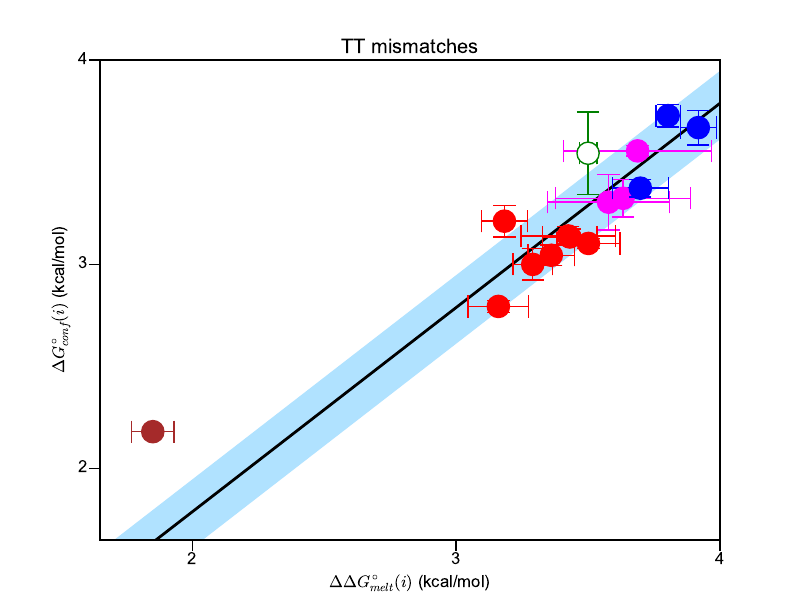

Write Python code to recreate this figure.
# Plot delta-melt correlation for TT mismatches
from sklearn.metrics import r2_score
from scipy.optimize import curve_fit
import math
import pandas as pd
from scipy.odr import *
import matplotlib.pyplot as plt
import numpy as np
import sys
from matplotlib import rcParams
import matplotlib as mpl
from uncertainties import ufloat
from uncertainties import unumpy
from scipy.stats import pearsonr

# Plot params
fs=12
fmt_point = 'o'
msize = 16
elw = 1
cpthick = 1
cpsize = 8
mewval = 1.0
at_color='r'
gc_color='orange'
coop_color = 'magenta'
rntp_color = 'green'
test_color = 'violet'

# Intiialize plots
# Initialize plot
# Plot params
rcParams['font.family'] = 'sans-serif'
rcParams['font.sans-serif'] = ['Arial']
rcParams['axes.linewidth'] = 1.

### Global variables
uv_values = []
uv_error = []
rd_values = []
rd_error = []


# Define fit function
def fit_func(B, x):
    return (B[0]*x) + B[1]

def linear_fit(x, m, b):
    return ((m*x)+b)

def linear_fit2(x, b):
    return ((x)+b)

def compute_deldelG(wt_filename, mt_filename, label, add_status):
    ''' Compute deldelG at temperature t '''
    # add status - controls whether data is added to plot correlation curve
    global uv_values, uv_error
    wt_data = pd.read_csv(wt_filename)
    mt_data = pd.read_csv(mt_filename)
    wt_delg = ufloat(wt_data[label].iloc[-2], wt_data[label].iloc[-1])
    mt_delg = ufloat(mt_data[label].iloc[-2], mt_data[label].iloc[-1])
    deldelg = mt_delg - wt_delg
    #print "WT = ", wt_delg, ", Mutant = ", mt_delg

    if add_status == 1:
        uv_values.append(float(unumpy.nominal_values(deldelg)))
        uv_error.append(float(unumpy.std_devs(deldelg)))
    return deldelg

def compute_delG(pop, pop_error, t, add_status):
    ''' given population, compute delG '''
    global rd_values, rd_error
    pop_mag = ufloat(pop, pop_error) / 100.0
    delg = (-8.314 * (273.16 + t) / 4184) * unumpy.log(pop_mag/(1-pop_mag))
    if add_status == 1:
        rd_values.append(float(unumpy.nominal_values(delg)))
        rd_error.append(float(unumpy.std_devs(delg)))
    return delg

def plot_point(uv, rd, color_pt):
    ''' Plot point on correlation plot '''
    if color_pt == 'unknown':
        plt.errorbar(unumpy.nominal_values(uv), unumpy.nominal_values(rd), yerr=unumpy.std_devs(rd), xerr=unumpy.std_devs(uv), color='green', fmt=fmt_point, markersize=msize, elinewidth=elw, capthick=cpthick, capsize=cpsize, mec='green', mew=mewval, zorder=100., mfc='white')
    else:
        plt.errorbar(unumpy.nominal_values(uv), unumpy.nominal_values(rd), yerr=unumpy.std_devs(rd), xerr=unumpy.std_devs(uv), color=color_pt, fmt=fmt_point, markersize=msize, elinewidth=elw, capthick=cpthick, capsize=cpsize, mec=color_pt, mew=mewval, zorder=50., mfc=color_pt)
    #pass

### Read data for getting correlation curve ###
a6dna_a16_ph4p4hs_ddg = compute_deldelG('a6dna_ph4.4hsnb/final_all/test.csv', 'a6dna_t16t9_ph4.4hsnb/final_all/test.csv', 'delG_25C', 1)
a6dna_a16_ph4p4hs_rd = compute_delG(0.888, 0.043, 25, 1)

a6dna_a16_ph5p4lsnb_17p5c_ddg = compute_deldelG('a6dna_ph5.4nb/final_all/test.csv', 'a6dna_t16t9_ph5.4nb/final_all/test.csv', 'delG_17.5C', 1)
a6dna_a16_ph5p4lsnb_17p5c_rd = compute_delG(0.463, 0.019, 17.5, 1)

a6dna_a16_ph5p4lsnb_20c_ddg = compute_deldelG('a6dna_ph5.4nb/final_all/test.csv', 'a6dna_t16t9_ph5.4nb/final_all/test.csv', 'delG_20.0C', 1)
a6dna_a16_ph5p4lsnb_20c_rd = compute_delG(0.459, 0.030, 20.0, 1)

a6dna_a16_ph5p4lsnb_22p5c_ddg = compute_deldelG('a6dna_ph5.4nb/final_all/test.csv', 'a6dna_t16t9_ph5.4nb/final_all/test.csv', 'delG_22.5C', 1)
a6dna_a16_ph5p4lsnb_22p5c_rd = compute_delG(0.559, 0.047, 22.5, 1)

a6dna_a16_ph5p4lsnb_25c_ddg = compute_deldelG('a6dna_ph5.4nb/final_all/test.csv', 'a6dna_t16t9_ph5.4nb/final_all/test.csv', 'delG_25C', 1)
a6dna_a16_ph5p4lsnb_25c_rd = compute_delG(0.629, 0.081, 25.0, 1)

a6dna_ra16_ph5p4_10c_ddg = compute_deldelG('a6dna_ra16_ph5.4nb/final_all/test.csv', 'a6dna_rt16_ph5.4nb/final_all/test.csv', 'delG_10C', 1)
a6dna_ra16_ph5p4_10c_rd = compute_delG(0.180, 0.008, 10, 1)

a6dna_ra16_ph5p4_12p5c_ddg = compute_deldelG('a6dna_ra16_ph5.4nb/final_all/test.csv', 'a6dna_rt16_ph5.4nb/final_all/test.csv', 'delG_12.5C', 1)
a6dna_ra16_ph5p4_12p5c_rd = compute_delG(0.286, 0.046, 12.5, 1)

a6dna_ra16_ph5p4_15c_ddg = compute_deldelG('a6dna_ra16_ph5.4nb/final_all/test.csv', 'a6dna_rt16_ph5.4nb/final_all/test.csv', 'delG_15C', 1)
a6dna_ra16_ph5p4_15c_rd = compute_delG(0.311, 0.074, 15, 1)
#print a6dna_ra16_ph5p4_10c_ddg, a6dna_ra16_ph5p4_12p5c_ddg, a6dna_ra16_ph5p4_15c_ddg

a6dna_a16_ph5p4hsnb_25c_ddg = compute_deldelG('a6dna_ph5.4nbhs/final_all/test.csv', 'a6dna_t16t9_ph5.4hsnb/final_all/test.csv', 'delG_25C', 1)
a6dna_a16_ph5p4hsnb_25c_rd = compute_delG(0.498, 0.038, 25., 1)

a6dnam1g_a16_ph5p4hsnb_ddg = compute_deldelG('a6dna_m1g10_ph5.4hsnb/final_all/test.csv', 'a6dna_m1g10_t16t9_ph5.4hsnb/final_all/test.csv', 'delG_25C', 1)
a6dnam1g_a16_ph5p4hsnb_rd = compute_delG(2.460, 0.041, 25, 1)

# weak rd
a2dna_a16_ph6p9hb_25c_ddg = compute_deldelG('a2dna_ph6.8nb/final_all/test.csv', 'a2dna_t16t9_ph6.8nb/final_all/test.csv', 'delG_25C',0)
a2dna_a16_ph6p9hb_25c_rd = compute_delG(0.252, 0.086, 25., 0)

a6dna_a16_ph6p8_ddg = compute_deldelG('a6dna_ph6.8nb/final_all/test.csv', 'a6dna_t16t9_ph6.8nb/final_all/test.csv', 'delG_25C', 1)
a6dna_a16_ph6p8_rd = compute_delG(0.441, 0.058, 25, 1)

a6dna_a21_ph6p8_25c_ddg = compute_deldelG('a6dna_ph6.8nb/final_all/test.csv', 'a6dna_t21t4_ph6.8nb/final_all/test.csv', 'delG_25C', 1)
a6dna_a21_ph6p8_25c_rd = compute_delG(0.204, 0.029, 25, 1)

a6dna_a21_ph6p8_30c_ddg = compute_deldelG('a6dna_ph6.8nb/final_all/test.csv', 'a6dna_t21t4_ph6.8nb/final_all/test.csv', 'delG_30C', 1)
a6dna_a21_ph6p8_30c_rd = compute_delG(0.205, 0.019, 30, 1)

a6dna_a21_ph4p4hs_30c_ddg = compute_deldelG('a6dna_ph4.4hsnb/final_all/test.csv', 'a6dna_t21t4_ph4.4hsnb/final_all/test.csv', 'delG_30C', 1)
a6dna_a21_ph4p4hs_30c_rd = compute_delG(0.369, 0.026, 30, 1)
#print a6dna_a21_ph4p4hs_30c_ddg, a6dna_a21_ph4p4hs_30c_rd

print 'Number of UV data points = ', len(uv_values), len(uv_error)
print 'Number of NMR RD data points = ', len(rd_values), len(rd_error)

# convert to arrays
rd_values = np.array(rd_values)
rd_error = np.array(rd_error)
uv_values = np.array(uv_values)
uv_error = np.array(uv_error)

# Initialize MC iterations
mc_iterations = 10000

# initialize error matrices
uv_error_matrix = np.zeros((mc_iterations, len(uv_values)))
rd_error_matrix = np.zeros((mc_iterations, len(rd_values)))
for dummy in range(len(uv_values)):
    op = (np.ones(mc_iterations) * uv_values[dummy]) + np.random.normal(0.0, uv_error[dummy], mc_iterations)
    #op = (np.ones(mc_iterations) * uv_values[dummy])  
    uv_error_matrix[:, dummy] = op.transpose()
    op2 = (np.ones(mc_iterations) * rd_values[dummy]) + np.random.normal(0.0, rd_error[dummy], mc_iterations)
    #op2 = (np.ones(mc_iterations) * rd_values[dummy]) 
    rd_error_matrix[:, dummy] = op2.transpose()
#print uv_values
#print np.mean(uv_error_matrix, axis=0)
#print rd_values
#print np.mean(rd_error_matrix, axis=0)
#print
#print uv_error
#print np.std(uv_error_matrix, axis=0)
#print rd_error
#print np.std(rd_error_matrix, axis=0)
filename = 'results.csv'
f = open(filename, 'w')
f.write('m,b\n')

for dummy in range(mc_iterations):
    #popt, pcov = curve_fit(linear_fit, uv_error_matrix[dummy, :], rd_error_matrix[dummy, :], p0=[1, 1])
    #line_coeff = popt 
    popt, pcov = curve_fit(linear_fit2, uv_error_matrix[dummy, :], rd_error_matrix[dummy, :], p0=[1])
    line_coeff = list([1]) + list(popt) 

    #eqn = 'y = ' + '%3.2f'%(line_coeff[0]) + 'x + ' + '%3.2f'%(line_coeff[1])
    #predicted_rd = np.array([((line_coeff[0]*ele)+line_coeff[1]) for ele in uv_values])
    #rmse = np.sqrt(np.sum(np.square(rd_values - predicted_rd))/len(list(rd_values)))
    #r2 = 1 - (np.sum(np.square(predicted_rd - rd_values)) / np.sum(np.square(rd_values - np.mean(rd_values))))

    #print "iteration", dummy + 1
    #print "***", eqn, "***"
    #print "see rmse", rmse
    #print "see r2", r2
    #f.write(str(line_coeff[0]) + ',' + str(line_coeff[1]) + "," + str(r2) + "," + str(rmse) + "\n")
    f.write(str(line_coeff[0]) + ',' + str(line_coeff[1]) + "\n")
    

f.close()

# Read the output file and plot
bf = pd.read_csv(filename)

m_avg = np.mean(np.array(bf['m'].values))
m_std = np.std(np.array(bf['m'].values))
b_avg = np.mean(np.array(bf['b'].values))
b_std = np.std(np.array(bf['b'].values))
#rmse_avg = np.mean(np.array(bf['rmse'].values))
#rmse_std = np.std(np.array(bf['rmse'].values))
#r2_avg = np.mean(np.array(bf['r2'].values))
#r2_std = np.std(np.array(bf['r2'].values))
#print "M = ", m_avg, "+/-", m_std
print "c(i) = ", b_avg, "+/-", b_std
#print "rmse = ", rmse_avg, "+/-", rmse_std
#print "r2 = ", r2_avg, "+/-", r2_std

#fig, axarr = plt.subplots(1, 2)
#axarr[0].set_title('m')
#axarr[0].hist(np.array(bf['m'].values), 50, range=(np.amin(np.array(bf['m'].values)), np.amax(np.array(bf['m'].values))))
#axarr[1].set_title('b')
#axarr[1].hist(np.array(bf['b'].values), 50, range=(np.amin(np.array(bf['b'].values)), np.amax(np.array(bf['b'].values))))
##axarr[1, 0].set_title('rmse')
##axarr[1, 0].hist(np.array(bf['rmse'].values), 50, range=(np.amin(np.array(bf['rmse'].values)), np.amax(np.array(bf['rmse'].values))))
##axarr[1, 1].set_title('r2')
##axarr[1, 1].hist(np.array(bf['r2'].values), 50, range=(np.amin(np.array(bf['r2'].values)), np.amax(np.array(bf['r2'].values))))
#plt.show()

#fig, axarr = plt.subplots()
##axarr.plot(np.array(bf['m'].values), np.array(bf['b'].values), color='k', linewidth=0, marker='o')
#H, xedges, yedges = np.histogram2d(np.array(bf['m'].values), np.array(bf['b'].values), 20)
#X, Y = np.meshgrid(xedges, yedges)
#axarr.pcolormesh(X, Y, H)
#axarr.set_xlabel('m')
#axarr.set_ylabel('b')
#plt.show()

line_coeff = [m_avg, b_avg] 
eqn = 'y = mx + b\nm=' + '%3.2f'%(m_avg) + '+/-' + '%3.2f'%(m_std) + '\nb=' + '%3.2f'%(b_avg) + '+/-' + '%3.2f'%(b_std)
#eqn = 'y = ' + '%3.2f'%(line_coeff[0]) + 'x + ' + '%3.2f'%(line_coeff[1])
predicted_rd = np.array([((line_coeff[0]*ele)+line_coeff[1]) for ele in uv_values])
#print len(uv_values), len(uv_error)
#print len(rd_values), len(rd_error)
#print ''.join([str(ele) + "," for ele in rd_values])
#print ''.join([str(ele) + "," for ele in predicted_rd])

#print predicted_rd
#for dummy in range(len(rd_values)):
#    print rd_values[dummy]
#print
#print
#for dummy in range(len(rd_values)):
#    print predicted_rd[dummy]


#print ''.join([str(ele) + "," for ele in rd_values])
#print ''.join([str(ele) + "," for ele in predicted_rd])

rmse = np.sqrt(np.sum(np.square(rd_values - predicted_rd))/len(list(rd_values)))
r2 = 1 - (np.sum(np.square(predicted_rd - rd_values)) / np.sum(np.square(rd_values - np.mean(rd_values))))
#for dummy in range(len(uv_values)):
#    print predicted_rd[dummy], rd_values[dummy], uv_values[dummy], -1.0*(predicted_rd[dummy] - rd_values[dummy])

# shaded lines
x_dummy = np.linspace(0.0, 4.0, 100)
x_dummy_mat = np.tile(x_dummy, (mc_iterations, 1))
m_vals = np.array([list(bf['m'].values)])
b_vals = np.array([list(bf['b'].values)])
m_matrix = np.tile(m_vals.transpose(), (1, 100))
b_matrix = np.tile(b_vals.transpose(), (1, 100))
line_matrix = np.multiply(m_matrix, x_dummy_mat) + b_matrix

fig, ax = plt.subplots()
plt.tick_params(axis='x', top=False, length=8.0, width=elw, direction='out', pad=5)
plt.tick_params(axis='y', right=False, length=8.0, width=elw, direction='out', pad=5)
#plt.errorbar(uv_values, rd_values, xerr=uv_error, yerr=rd_error, color='r', fmt='o')

plot_point(a6dna_ra16_ph5p4_15c_ddg, a6dna_ra16_ph5p4_15c_rd, 'magenta')
plot_point(a6dna_ra16_ph5p4_12p5c_ddg, a6dna_ra16_ph5p4_12p5c_rd, 'magenta')
plot_point(a6dna_ra16_ph5p4_10c_ddg, a6dna_ra16_ph5p4_10c_rd, 'magenta')

plot_point(a6dna_a16_ph4p4hs_ddg, a6dna_a16_ph4p4hs_rd, at_color)
plot_point(a6dna_a16_ph5p4lsnb_17p5c_ddg, a6dna_a16_ph5p4lsnb_17p5c_rd, at_color)
plot_point(a6dna_a16_ph5p4lsnb_20c_ddg, a6dna_a16_ph5p4lsnb_20c_rd, at_color)
plot_point(a6dna_a16_ph5p4lsnb_22p5c_ddg, a6dna_a16_ph5p4lsnb_22p5c_rd, at_color)
plot_point(a6dna_a16_ph5p4lsnb_25c_ddg, a6dna_a16_ph5p4lsnb_25c_rd, at_color)
plot_point(a6dna_a16_ph5p4hsnb_25c_ddg, a6dna_a16_ph5p4hsnb_25c_rd, at_color)
plot_point(a6dna_a16_ph6p8_ddg, a6dna_a16_ph6p8_rd, at_color)

plot_point(a6dna_a21_ph6p8_30c_ddg, a6dna_a21_ph6p8_30c_rd, 'blue')
plot_point(a6dna_a21_ph6p8_25c_ddg, a6dna_a21_ph6p8_25c_rd, 'blue')
plot_point(a6dna_a21_ph4p4hs_30c_ddg, a6dna_a21_ph4p4hs_30c_rd, 'blue')

plot_point(a6dnam1g_a16_ph5p4hsnb_ddg, a6dnam1g_a16_ph5p4hsnb_rd, 'brown')

plot_point(a2dna_a16_ph6p9hb_25c_ddg, a2dna_a16_ph6p9hb_25c_rd, 'unknown')

plt.ylabel("$\Delta G^{\circ}_{conf}(i)$ (kcal/mol)", fontsize=fs)
plt.xlabel("$\Delta\Delta G^{\circ}_{melt}(i)$ (kcal/mol)", fontsize=fs)
plt.plot([1.65, 4.0], [(1.65*line_coeff[0]) + line_coeff[1], (4*line_coeff[0]) + line_coeff[1]], color='k', linewidth=2, zorder=10)
plt.fill_between(x_dummy, np.amin(line_matrix, axis=0), np.amax(line_matrix, 0), color='#B0E2FF', zorder=0)

plt.title('TT mismatches')
plt.xticks([2.0, 3.0, 4.0], fontsize=fs)
plt.yticks([2.0, 3.0, 4.0], fontsize=fs)
plt.xlim([1.65, 4])
plt.ylim([1.65, 4])
#print "r2 = ", r2
eqn2 = ""
print "rmse = ", rmse, ' kcal/mol'
#eqn2 = "rmse = " + "%2.1f"%rmse
#print 'r2 check = ', r2_score(rd_values, predicted_rd, multioutput='raw_values')
print 'r2 = ', pearsonr(rd_values, predicted_rd)
#print pearsonr(predicted_rd, rd_values)
#print np.corrcoef(rd_values, predicted_rd)[0,1]
#print np.corrcoef(predicted_rd, rd_values)[0,1]
#print pearsonr(rd_values, uv_values)
#print pearsonr(uv_values, rd_values)
#print np.corrcoef(rd_values, uv_values)[0,1]
#print np.corrcoef(uv_values, rd_values)[0,1]
eqn2 = eqn + "\n" + eqn2 + "\n" + "r=" + "%2.1f"%np.corrcoef(uv_values, rd_values)[0,1]
#plt.text(3.0, 2.0, eqn2, fontsize=18)

#ax.text(3.0, 2.25, "$R^{2}$ = " + "%3.2f"%r2, fontsize=24)
#ax.text(3.0, 2.0, "$RMSE$ = " + "%3.2f"%rmse, fontsize=24)
plt.legend(fontsize=18, loc=4)
#plt.show()
plt.savefig('fig4d.pdf')

#fig, ax = plt.subplots()
#plt.errorbar(predicted_rd, rd_values, fmt='o')
#plt.xlabel('predicted')
#plt.ylabel('rd meas')
#plt.xlim([2, 4])
#plt.ylim([2, 4])
#plt.show()
